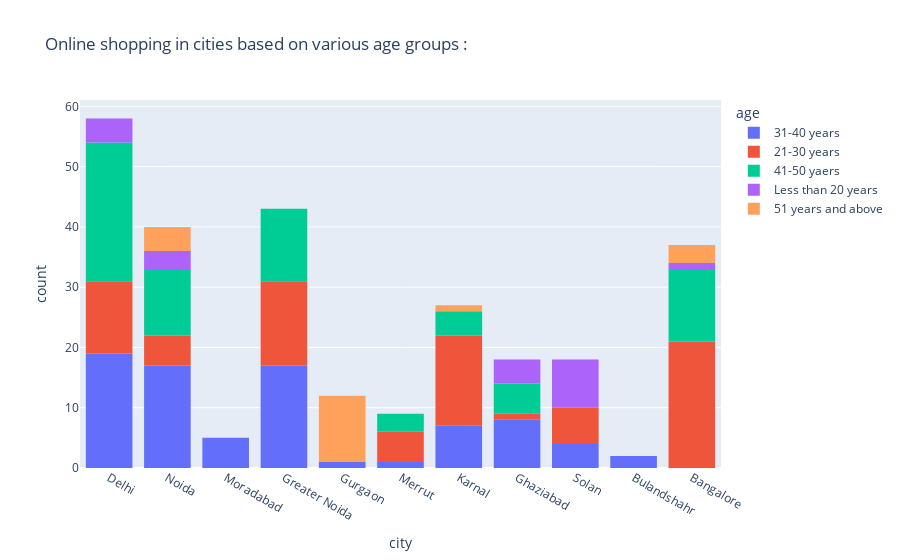

Source (notebook cell):
### Markdown cell above
Observations:

Surprisingly, in Delhi and Noida, males prefer online shopping more than females. So we know our target audience in these cities,right?
Bulandshahr and Moradabad - both cities in UttarPradesh no female shoppers at all !!

### Code cell
fig = px.histogram(df,x='city',color='age',title='Online shopping in cities based on various age groups : ')
fig.show()

### Figure 1 — Plotly figure (JSON) as saved in the notebook; plotly's stock layout.template omitted (floating-point values rounded to 4 significant figures)
{"data": [{"alignmentgroup": "True", "bingroup": "x", "hovertemplate": "age=31-40 years<br>city=%{x}<br>count=%{y}<extra></extra>", "legendgroup": "31-40 years", "marker": {"color": "#636efa", "pattern": {"shape": ""}}, "name": "31-40 years", "offsetgroup": "31-40 years", "orientation": "v", "showlegend": true, "type": "histogram", "x": ["Delhi", "Noida", "Delhi", "Moradabad", "Greater Noida", "Noida", "Gurgaon ", "Delhi", "Noida", "Delhi", "Noida", "Noida", "Merrut", "Greater Noida", "Karnal ", "Greater Noida", "Delhi", "Greater Noida", "Noida", "Noida", "Karnal ", "Greater Noida", "Karnal ", "Noida", "Delhi", "Ghaziabad", "Delhi", "Greater Noida", "Solan", "Ghaziabad", "Moradabad", "Bulandshahr", "Delhi", "Noida", "Delhi", "Greater Noida", "Solan", "Ghaziabad", "Moradabad", "Bulandshahr", "Delhi", "Noida", "Moradabad", "Delhi", "Greater Noida", "Greater Noida", "Karnal ", "Greater Noida", "Karnal ", "Delhi", "Delhi", "Greater Noida", "Greater Noida", "Ghaziabad", "Ghaziabad", "Solan", "Noida", "Delhi", "Noida", "Noida", "Solan", "Ghaziabad", "Ghaziabad", "Noida", "Noida", "Greater Noida", "Greater Noida", "Delhi", "Karnal ", "Delhi", "Delhi", "Noida", "Greater Noida", "Karnal ", "Greater Noida", "Delhi", "Moradabad", "Delhi", "Greater Noida", "Noida", "Ghaziabad"], "xaxis": "x", "yaxis": "y"}, {"alignmentgroup": "True", "bingroup": "x", "hovertemplate": "age=21-30 years<br>city=%{x}<br>count=%{y}<extra></extra>", "legendgroup": "21-30 years", "marker": {"color": "#EF553B", "pattern": {"shape": ""}}, "name": "21-30 years", "offsetgroup": "21-30 years", "orientation": "v", "showlegend": true, "type": "histogram", "x": ["Delhi", "Greater Noida", "Karnal ", "Bangalore ", "Karnal ", "Bangalore ", "Solan", "Noida", "Merrut", "Bangalore ", "Ghaziabad", "Bangalore ", "Karnal ", "Bangalore ", "Delhi", "Greater Noida", "Merrut", "Bangalore ", "Noida", "Delhi", "Merrut", "Bangalore ", "Delhi", "Greater Noida", "Karnal ", "Bangalore ", "Bangalore ", "Noida", "Greater Noida", "Karnal ", "Delhi", "Greater Noida", "Bangalore ", "Solan", "Karnal ", "Delhi", "Greater Noida", "Bangalore ", "Solan", "Karnal ", "Greater Noida", "Karnal ", "Bangalore ", "Delhi", "Greater Noida", "Bangalore ", "Karnal ", "Bangalore ", "Merrut", "Greater Noida", "Delhi", "Greater Noida", "Bangalore ", "Karnal ", "Solan", "Delhi", "Noida", "Karnal ", "Bangalore ", "Karnal ", "Solan", "Bangalore ", "Bangalore ", "Merrut", "Greater Noida", "Delhi", "Greater Noida", "Delhi", "Noida", "Karnal ", "Bangalore ", "Karnal ", "Bangalore ", "Greater Noida", "Karnal ", "Delhi", "Greater Noida", "Bangalore ", "Solan"], "xaxis": "x", "yaxis": "y"}, {"alignmentgroup": "True", "bingroup": "x", "hovertemplate": "age=41-50 yaers<br>city=%{x}<br>count=%{y}<extra></extra>", "legendgroup": "41-50 yaers", "marker": {"color": "#00cc96", "pattern": {"shape": ""}}, "name": "41-50 yaers", "offsetgroup": "41-50 yaers", "orientation": "v", "showlegend": true, "type": "histogram", "x": ["Delhi", "Delhi", "Noida", "Delhi", "Delhi", "Greater Noida", "Greater Noida", "Greater Noida", "Karnal ", "Greater Noida", "Delhi", "Greater Noida", "Bangalore ", "Noida", "Bangalore ", "Delhi", "Greater Noida", "Karnal ", "Bangalore ", "Merrut", "Delhi", "Greater Noida", "Bangalore ", "Noida", "Bangalore ", "Delhi", "Greater Noida", "Delhi", "Noida", "Ghaziabad", "Delhi", "Delhi", "Noida", "Ghaziabad", "Delhi", "Delhi", "Delhi", "Noida", "Delhi", "Bangalore ", "Greater Noida", "Merrut", "Greater Noida", "Noida", "Karnal ", "Bangalore ", "Bangalore ", "Ghaziabad", "Delhi", "Delhi", "Noida", "Delhi", "Bangalore ", "Ghaziabad", "Delhi", "Bangalore ", "Karnal ", "Noida", "Greater Noida", "Noida", "Delhi", "Merrut", "Greater Noida", "Bangalore ", "Delhi", "Delhi", "Noida", "Delhi", "Bangalore ", "Ghaziabad"], "xaxis": "x", "yaxis": "y"}, {"alignmentgroup": "True", "bingroup": "x", "hovertemplate": "age=Less than 20 years<br>city=%{x}<br>count=%{y}<extra></extra>", "legendgroup": "Less than 20 years", "marker": {"color": "#ab63fa", "pattern": {"shape": ""}}, "name": "Less than 20 years", "offsetgroup": "Less than 20 years", "orientation": "v", "showlegend": true, "type": "histogram", "x": ["Solan", "Bangalore ", "Delhi", "Noida", "Delhi", "Solan", "Ghaziabad", "Solan", "Ghaziabad", "Solan", "Ghaziabad", "Solan", "Delhi", "Noida", "Solan", "Ghaziabad", "Noida", "Delhi", "Solan", "Solan"], "xaxis": "x", "yaxis": "y"}, {"alignmentgroup": "True", "bingroup": "x", "hovertemplate": "age=51 years and above<br>city=%{x}<br>count=%{y}<extra></extra>", "legendgroup": "51 years and above", "marker": {"color": "#FFA15A", "pattern": {"shape": ""}}, "name": "51 years and above", "offsetgroup": "51 years and above", "orientation": "v", "showlegend": true, "type": "histogram", "x": ["Gurgaon ", "Karnal ", "Noida", "Bangalore ", "Noida", "Gurgaon ", "Gurgaon ", "Gurgaon ", "Gurgaon ", "Gurgaon ", "Gurgaon ", "Gurgaon ", "Bangalore ", "Noida", "Noida", "Bangalore ", "Gurgaon ", "Gurgaon ", "Gurgaon "], "xaxis": "x", "yaxis": "y"}], "layout": {"barmode": "relative", "legend": {"title": {"text": "age"}, "tracegroupgap": 0}, "title": {"text": "Online shopping in cities based on various age groups : "}, "xaxis": {"anchor": "y", "domain": [0, 1], "title": {"text": "city"}}, "yaxis": {"anchor": "x", "domain": [0, 1], "title": {"text": "count"}}}}
